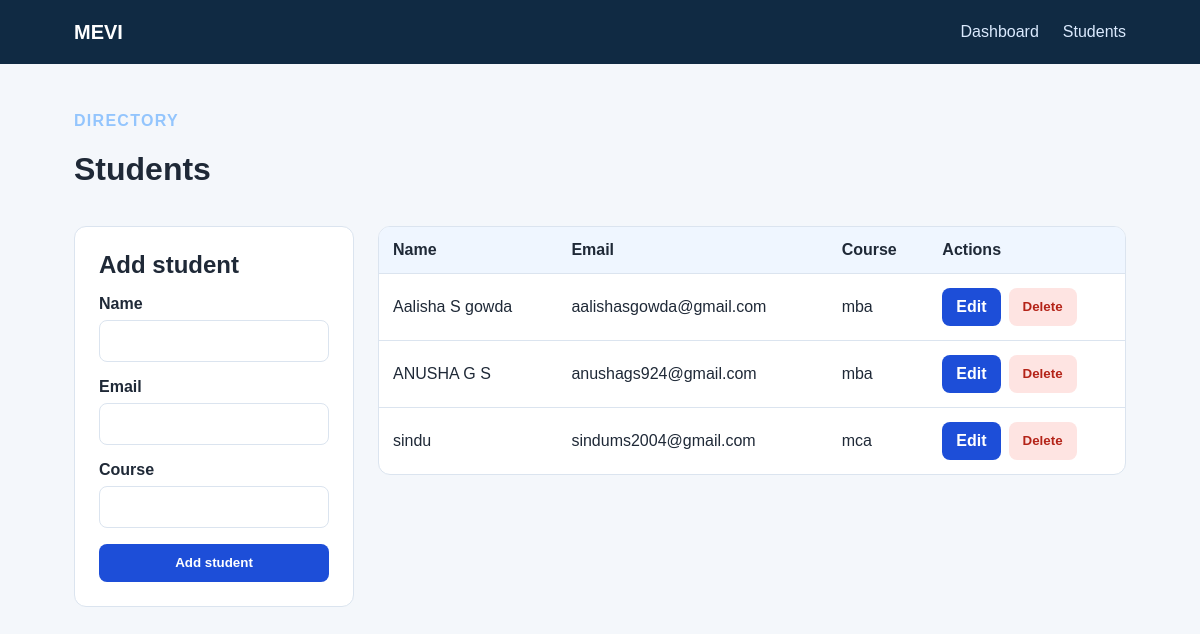
/students, run on the app's committed database.
### tables this page shows
CREATE TABLE students (
                id INTEGER PRIMARY KEY AUTOINCREMENT,
                name TEXT NOT NULL,
                email TEXT NOT NULL UNIQUE,
                course TEXT NOT NULL,
                created_at TIMESTAMP DEFAULT CURRENT_TIMESTAMP
            );

### app.py (the view)
@app.route("/students")
def students():
    db = get_db()
    all_students = db.execute(
        "SELECT * FROM students ORDER BY id DESC"
    ).fetchall()
    return render_template(
        "students.html",
        students=all_students
    )

### app.py (called while the page is built)
def get_db():
    if "db" not in g:
        g.db = sqlite3.connect(DATABASE)
        g.db.row_factory = sqlite3.Row
    return g.db

### templates/students.html
{% extends "base.html" %}
{% block content %}
  <div class="section-heading">
    <div>
      <p class="eyebrow">Directory</p>
      <h1>Students</h1>
    </div>
  </div>
  <section class="student-layout">
    <form class="form-card" action="{{ url_for('add_student') }}" method="post">
      <h2>Add student</h2>
      <label>Name<input name="name" required autocomplete="name"></label>
      <label>Email<input name="email" type="email" required autocomplete="email"></label>
      <label>Course<input name="course" required></label>
      <button class="button" type="submit">Add student</button>
    </form>
    <div class="directory">
      {% if students %}
        <div class="table-wrap">
          <table>
            <thead><tr><th>Name</th><th>Email</th><th>Course</th><th>Actions</th></tr></thead>
            <tbody>
              {% for student in students %}
                <tr>
                  <td>{{ student.name }}</td>
                  <td>{{ student.email }}</td>
                  <td>{{ student.course }}</td>
                  <td class="actions">
                    <a class="link-button" href="{{ url_for('edit_student', student_id=student.id) }}">Edit</a>
                    <form action="{{ url_for('delete_student', student_id=student.id) }}" method="post"
                          onsubmit="return confirm('Delete this student?');">
                      <button class="danger-button" type="submit">Delete</button>
                    </form>
                  </td>
                </tr>
              {% endfor %}
            </tbody>
          </table>
        </div>
      {% else %}
        <div class="empty-state"><h2>No students found</h2><p>Use the form to add the first student.</p></div>
      {% endif %}
    </div>
  </section>
{% endblock %}

### static/styles.css (style rules this page uses)
:root { --navy: #102a43; --blue: #1d4ed8; --blue-dark: #1e40af; --light-blue: #eff6ff; --surface: #ffffff; --background: #f4f7fb; --text: #1f2937; --muted: #64748b; --border: #dbe4ef; --danger: #b42318; }
* { box-sizing: border-box; }
body { margin: 0; font-family: Arial, sans-serif; color: var(--text); background: var(--background); }
a { color: var(--blue); }
.eyebrow { color: #93c5fd; font-weight: 700; text-transform: uppercase; letter-spacing: .08em; }
.section-heading { display: flex; align-items: center; justify-content: space-between; gap: 16px; margin-bottom: 16px; }
.button, .link-button, .danger-button { display: inline-flex; align-items: center; justify-content: center; min-height: 38px; padding: 8px 14px; border: 0; border-radius: 8px; font-weight: 700; text-decoration: none; cursor: pointer; }
.button, .link-button { color: #fff; background: var(--blue); }
.danger-button { color: var(--danger); background: #fee4e2; }
.student-layout { display: grid; grid-template-columns: 280px minmax(0, 1fr); gap: 24px; }
.form-card { display: flex; flex-direction: column; gap: 16px; align-self: start; padding: 24px; background: var(--surface); border: 1px solid var(--border); border-radius: 12px; }
.form-card h2 { margin: 0; }
.form-card label { display: flex; flex-direction: column; gap: 7px; font-weight: 700; }
.form-card input { width: 100%; min-height: 42px; padding: 8px 10px; border: 1px solid var(--border); border-radius: 8px; }
.table-wrap { overflow-x: auto; background: var(--surface); border: 1px solid var(--border); border-radius: 12px; }
table { width: 100%; border-collapse: collapse; }
th, td { padding: 14px; text-align: left; border-bottom: 1px solid var(--border); }
th { background: var(--light-blue); }
tr:last-child td { border-bottom: 0; }
.actions { display: flex; gap: 8px; align-items: center; }
.actions form { margin: 0; }

### data on the page
students: name "Aalisha S gowda", email "aalishasgowda@gmail.com", course "mba"
students: name "ANUSHA G S", email "anushags924@gmail.com", course "mba"
students: name "sindu", email "sindums2004@gmail.com", course "mca"
